Frame 1 (no input): blank canvas, image omitted
Frame 60 (no input): blank canvas, image omitted
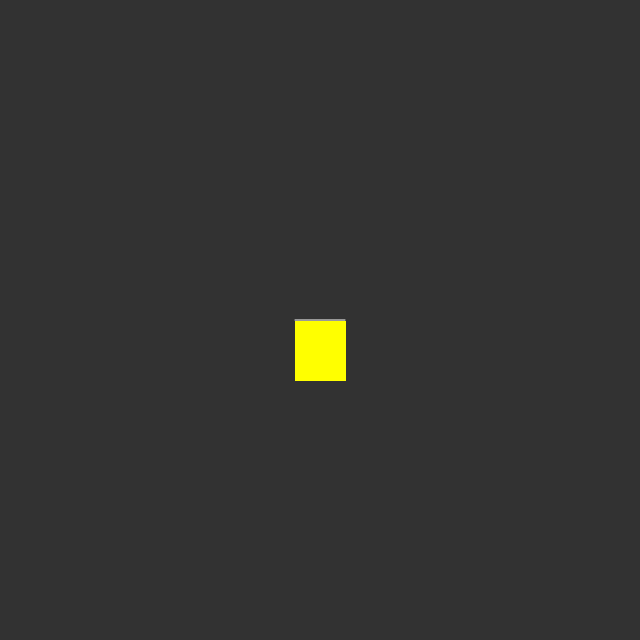
Frame 120 (the mouse pressed at the canvas centre since frame 60)

The p5.js sketch whose frames 1 and 60 were blank and that drew this single picture after the mouse press (run headless with seeded random() and noise() and a simulated clock; from frame 60 on, the mouse is pressed at the canvas centre):

// p5.js sketch
// ── sketch.js
let brushSize;
let brushSizeText;

function setup(){
	pixelDensity(1);
	createCanvas(640, 640);
	background(50, 254);
	loadPixels();
	brushSize = createSlider(1, 100, 50);
	brushSizeText = createP();
}

function draw(){
	if(mouseIsPressed){
		for(let i = floor(-brushSize.value()/2); i <= floor(brushSize.value()/2); i++)
			setSand(mouseX+i, mouseY);
	}

	for(let y = height-1; y >= 0; y--){
		if(frameCount % 2 == 0){
			for(let x = 0; x < width; x++){
				let index = (x + y * width) * 4;
				if(pixels[index+3] != 254)
					makeItDropNotStack(x, y);
			}
		}else{
			for(let x = width; x >= 0 ; x--){
				let index = (x + y * width) * 4;
				if(pixels[index+3] != 254)
					makeItDropNotStack(x, y);
			}
		}
	}

	updatePixels();
	brushSizeText.html(brushSize.value());

	stroke(255);
	line(mouseX-brushSize.value()/2, mouseY, mouseX+brushSize.value()/2, mouseY);
}

function setSand(x, y){
	let index = (x + y * width) * 4;
	pixels[index+0] = 255;
	pixels[index+1] = 255;
	pixels[index+2] = 0;
	pixels[index+3] = 255;
}

function makeItDropNotStack(x, y){
	let pixelDown = (x + (y+1) * width) * 4;
	let pixelDownRight = ((x+1) + (y+1) * width) * 4;
	let pixelDownLeft = ((x-1) + (y+1) * width) * 4;

	let pixelDownAlpha = pixels[pixelDown+3];
	let pixelDownRightAlpha = pixels[pixelDownRight+3];
	let pixelDownLeftAlpha = pixels[pixelDownLeft+3];

	if(pixelDownAlpha == 254){
		setAir(x, y);
		setSand(x, y+1);
	}else if(pixelDownRightAlpha == 254 && pixelDownLeftAlpha != 254){
		setAir(x, y);
		setSand(x+1, y+1);
	}else if(pixelDownLeftAlpha == 254 && pixelDownRightAlpha != 254){
		setAir(x, y);
		setSand(x-1, y+1);
	}else if(pixelDownLeftAlpha == 254 && pixelDownRightAlpha == 254){
		setAir(x, y);
		if(floor(random(2)) == 0)
			setSand(x+1, y+1);
		else
			setSand(x-1, y+1);
	}
}

function setAir(x, y){
	let index = (x + y * width) * 4;
	pixels[index+0] = 50;
	pixels[index+1] = 50;
	pixels[index+2] = 50;
	pixels[index+3] = 254;
}

function makeItDrop(x, y){
	let pixelDown = (x + (y+1) * width) * 4;

	let pixelDownAlpha = pixels[pixelDown+3];

	if(pixelDownAlpha == 254){
		setAir(x, y);
		setSand(x, y+1);
	}
}
